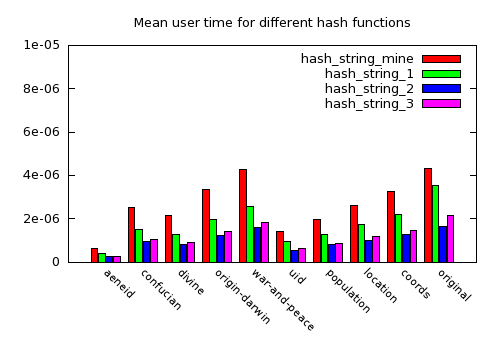

This figure's gnuplot source:
set terminal pngcairo  transparent enhanced font "arial,10" fontscale 1.0 size 500, 350 
set output 'histogram_utime.png'
set boxwidth 0.9 absolute
set style fill   solid 1.00 border lt -1
set key inside right top vertical Right noreverse noenhanced autotitles nobox
set style histogram clustered gap 1 title  offset character 0, 0, 0
set datafile missing '-'
set style data histograms
set xtics border in scale 0,0 nomirror rotate by -45  offset character 0, 0, 0 autojustify
set xtics  norangelimit font ",8"
set xtics   ()
set title "Mean user time for different hash functions"
set yrange [ 0.00000 : 0.00001 ] noreverse nowriteback
i = 22
plot 'hash_function_utime.dat' using 2:xtic(1) ti col, '' u 3 ti col, '' u 4 ti col, '' u 5 ti col